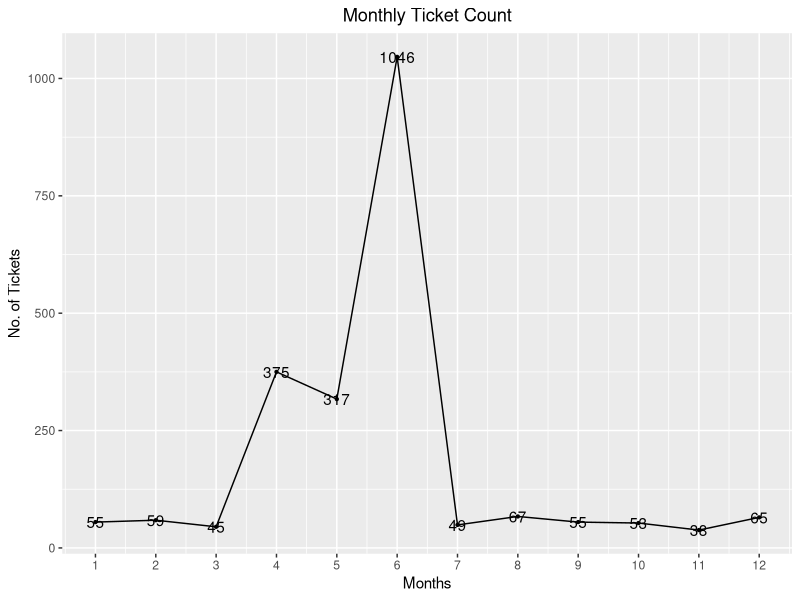
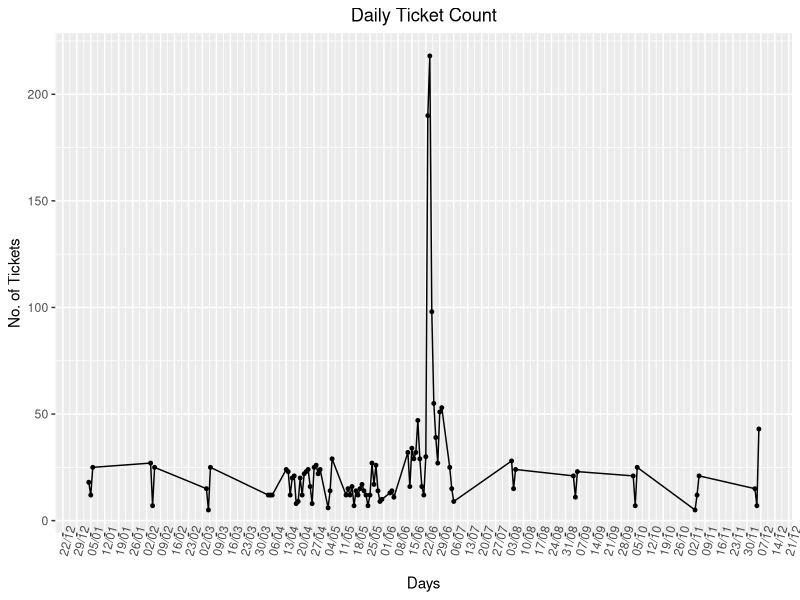
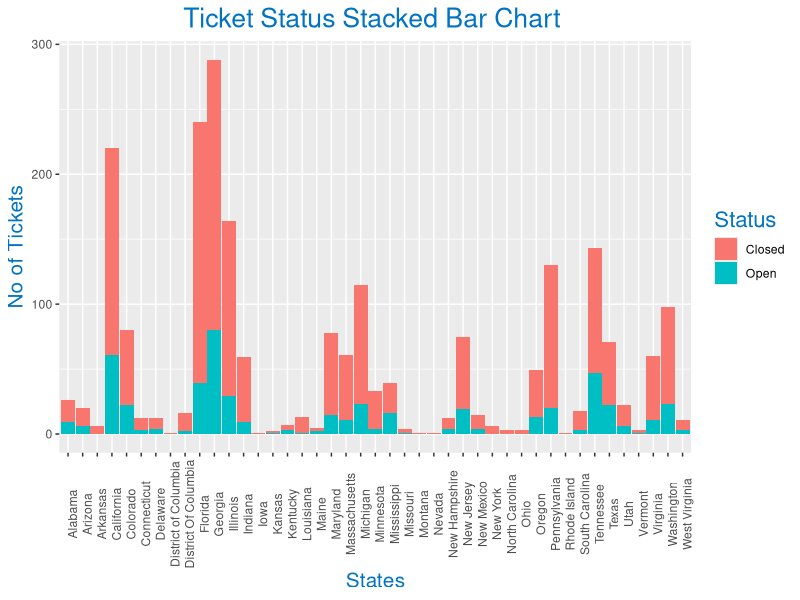
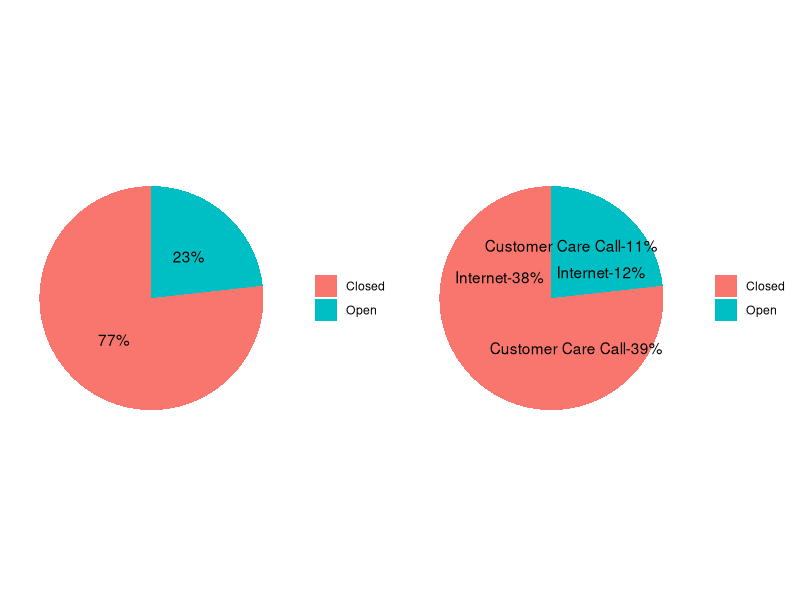
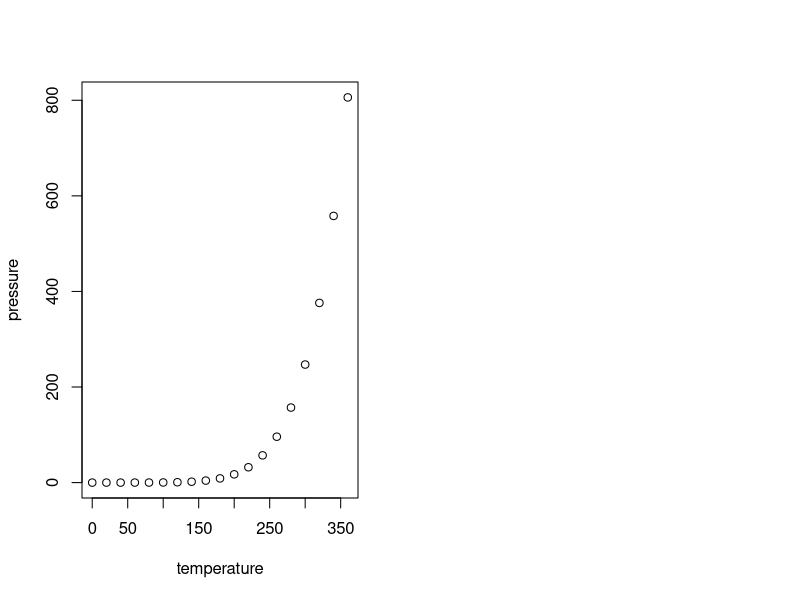

The R source for these figures, in order:
## ---- chunk 1
knitr::opts_chunk$set(echo = TRUE)
## ---- chunk 2
install.packages("pscl", repos = "https://cran.rstudio.com")
library(stringi)
library(lubridate)
library(dplyr)
library(ggplot2)
library(ggpubr)

# Loading Dataset:
comcast_data<- read.csv("Comcast_telecom_complaints_data.csv",header = TRUE)

head(comcast_data)

#Manipulating column names
names(comcast_data)<- stri_replace_all(regex =  "\\.",replacement = "",str =names(comcast_data))
head(comcast_data)

# Now data is loaded into R, now its available to process further. .   Finding NAs in Dataset
na_vector <- is.na(comcast_data)
length(na_vector[na_vector==T])

# This shows that there is no missing values in dataset,so now data is tidy and available to process further or do EDA based on requirment. . Processing Date.
comcast_data$Date<- dmy(comcast_data$Date)

# Extracting Monthly and Daily Ticket Count.
monthly_count<- summarise(group_by(comcast_data,Month =as.integer(month(Date))),Count = n())
daily_count<- summarise(group_by(comcast_data,Date),Count =n())
monthly_count<-arrange(monthly_count,Month)

# Comparing Monthly and Daily Complaints
ggplot(data = monthly_count,aes(Month,Count,label = Count))+
  geom_line()+
  geom_point(size = 0.8)+
  geom_text()+        scale_x_continuous(breaks = monthly_count$Month)+
  labs(title = "Monthly Ticket Count",x= "Months",y ="No. of Tickets")+
  theme(plot.title = element_text(hjust = 0.5))

# As we can see that in the month of April,May the tickets are increses but in the month  of June it increases drastically, so there might be some reason for which they received high amount of tickets.

ggplot(data = daily_count,aes(as.POSIXct(Date),Count))+
  geom_line()+
  geom_point(size = 1)+
  scale_x_datetime(breaks = "1 weeks",date_labels = "%d/%m")+
  labs(title = "Daily Ticket Count",x= "Days",y ="No. of Tickets")+
  theme(axis.text.x = element_text(angle = 75),
        plot.title = element_text(hjust = 0.5))

# And with the help of above daily chart of tickets we can observe that in second half of
# June month we received more tickets with respect to normal days
# Complaint Type Processing
network_tickets<- contains(comcast_data$CustomerComplaint,match = 'network',ignore.case = T)
internet_tickets<- contains(comcast_data$CustomerComplaint,match = 'internet',ignore.case = T)
billing_tickets<- contains(comcast_data$CustomerComplaint,match = 'bill',ignore.case = T)
email_tickets<- contains(comcast_data$CustomerComplaint,match = 'email',ignore.case = T)
charges_ticket<- contains(comcast_data$CustomerComplaint,match = 'charge',ignore.case = T)
comcast_data$ComplaintType[internet_tickets]<- "Internet"
comcast_data$ComplaintType[network_tickets]<- "Network"
comcast_data$ComplaintType[billing_tickets]<- "Billing"
comcast_data$ComplaintType[email_tickets]<- "Email"
comcast_data$ComplaintType[charges_ticket]<- "Charges"
comcast_data$ComplaintType[-c(internet_tickets,network_tickets,billing_tickets,charges_ticket,email_tickets)]<- "Others"
table(comcast_data$ComplaintType)

# As we can observe that there are some complaints from different-different categories and we combined them into one, i.e.- others. So most of the complaints are related to Internet issue. . Creating new Variable ComplaintStatus with values Open and Closed.
open_complaints<- (comcast_data$Status == "Open"| comcast_data$Status =="Pending")
closed_complaints<-(comcast_data$Status == "Closed"| comcast_data$Status =="Solved")
comcast_data$ComplaintStatus[ open_complaints]<-"Open" 
comcast_data$ComplaintStatus[closed_complaints]<- "Closed"

# Creating Stacked barchart for complaints based on State and Status.
comcast_data<- group_by(comcast_data,State,ComplaintStatus)
chart_data<- summarise(comcast_data,Count = n())
ggplot(as.data.frame(chart_data), mapping = aes(State,Count))+
  geom_col(aes(fill = ComplaintStatus),width = 0.95)+
  theme(axis.text.x = element_text(angle = 90),
        axis.title.y = element_text(size = 15),
        axis.title.x = element_text(size = 15),
        title = element_text(size = 16,colour = "#0073C2FF"),
        plot.title = element_text(hjust =  0.5))+
  labs(title = "Ticket Status Stacked Bar Chart ",
       x = "States",y = "No of Tickets",
       fill= "Status")

# Now it`s clearly shown that the highest number of complaints recorded from the state Georgia and the second highest number of complaints recorded from the state Florida. . Finding State which has Highest number of Unresolved Tickets.
chart_data%>%
  filter(ComplaintStatus == "Open")->
  open_complaints
open_complaints[open_complaints$Count == max(open_complaints$Count),c(1,3)]

# As we can observe that State Georgia has maximum number of unresolved tickets and these ticket count is 80. . Calculating Resolution Percentage based on Total and Catagory .
resolved_data <- group_by(comcast_data,ComplaintStatus)
total_resloved<- summarise(resolved_data ,percentage =(n()/nrow(resolved_data))) 
resolved_data <- group_by(comcast_data,ReceivedVia,ComplaintStatus)
Category_resloved<- summarise(resolved_data ,percentage =(n()/nrow(resolved_data)))

# Ploting Pie Chart for Total Resolved Vs Category Resolved
par(mfrow = c(1,2))
total<-ggplot(total_resloved,
              aes(x= "",y =percentage,fill = ComplaintStatus))+
  geom_bar(stat = "identity",width = 1)+
  coord_polar("y",start = 0)+
  geom_text(aes(label = paste0(round(percentage*100),"%")),
            position = position_stack(vjust = 0.5))+
  labs(x = NULL,y = NULL,fill = NULL)+
  theme_classic()+theme(axis.line = element_blank(),
                        axis.text = element_blank(),
                        axis.ticks = element_blank())
# Pie Chart for Category wise Ticket Status
category<-ggplot(Category_resloved,
                 aes(x= "",y =percentage,fill = ComplaintStatus))+
  geom_bar(stat = "identity",width = 1)+
  coord_polar("y",start = 0)+
  geom_text(aes(label = paste0(ReceivedVia,"-",round(percentage*100),"%")),                position = position_stack(vjust = 0.5))+
  labs(x = NULL,y = NULL,fill = NULL)+
  theme_classic()+theme(axis.line = element_blank(),
                        axis.text = element_blank(),
                        axis.ticks = element_blank())
ggarrange(total, category, nrow = 1, ncol = 2)

## ---- chunk 3
plot(pressure)
